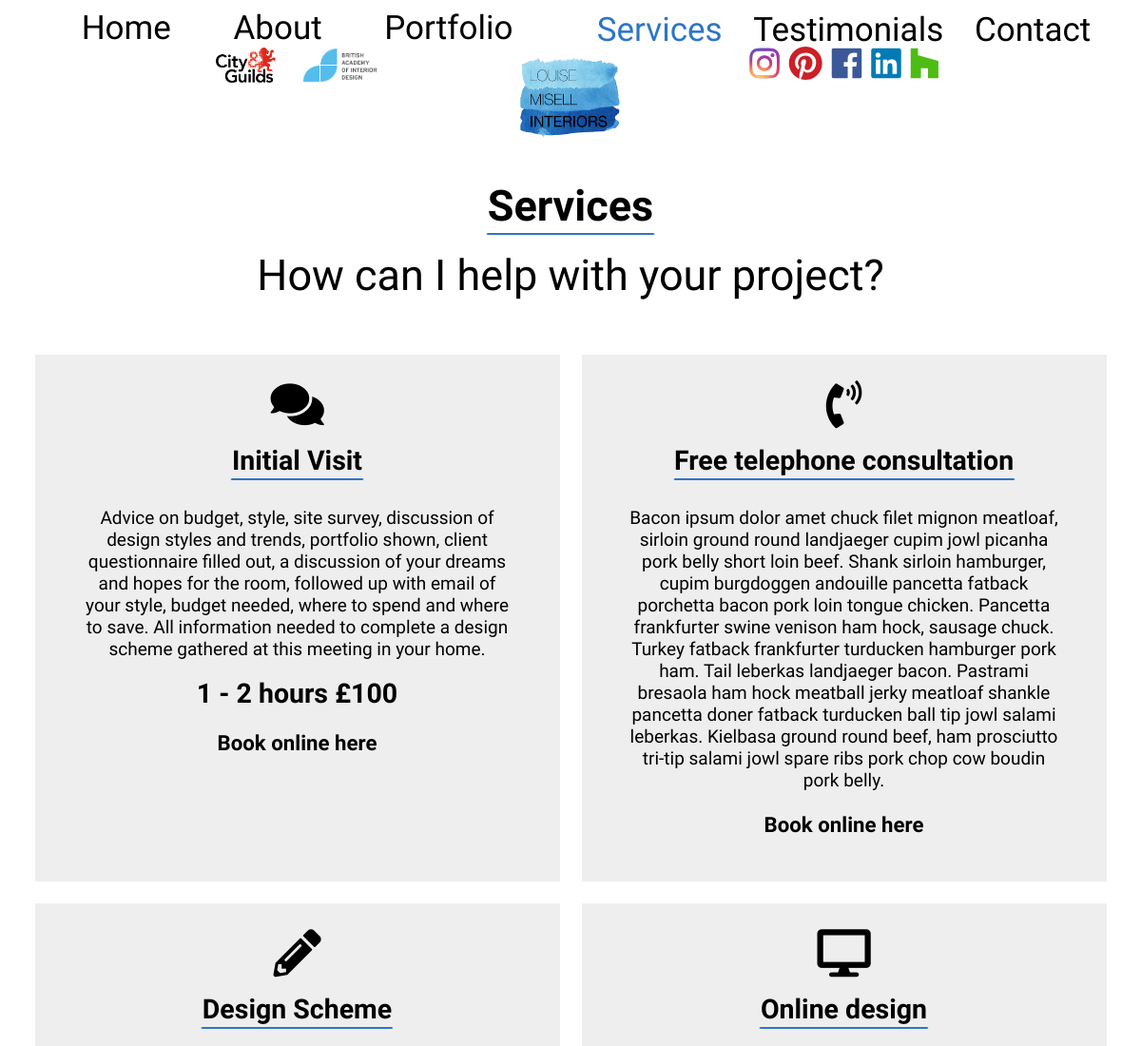
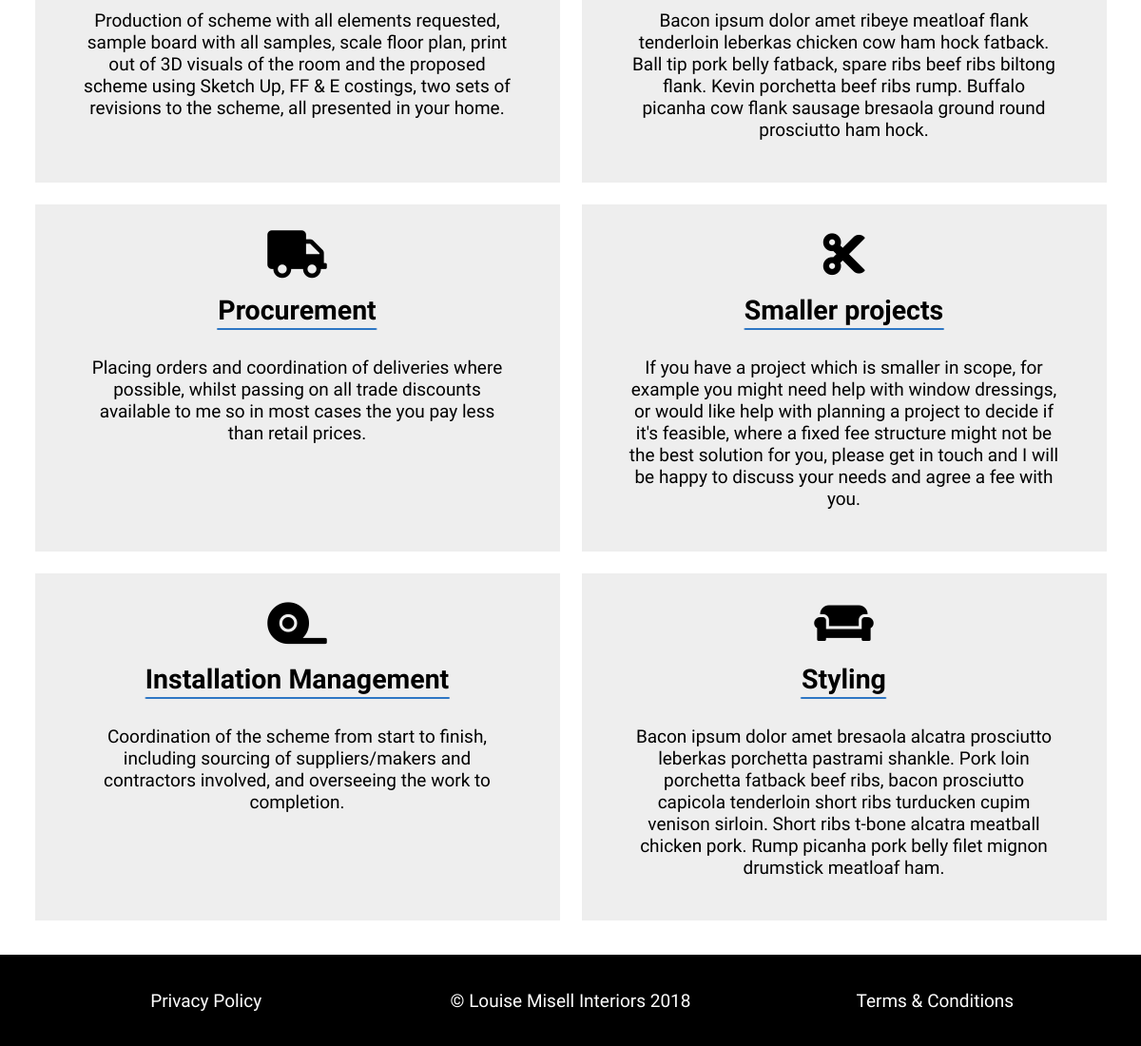
/services, run on the app's committed database (2 pictures, top to bottom).
### main_site/models.py (models this page shows, shortened)
class Service(models.Model):
    name = models.CharField(max_length=255)
    MAIN = 'M'
    OTHER = 'O'
    TYPES = (
        (MAIN, "Main"),
        (OTHER, "Other")
    )
    type = models.CharField(max_length=1, choices=TYPES, default=MAIN)
    icon = models.CharField(max_length=255)
    description = models.TextField()
    price = models.CharField(max_length=255, default="", blank=True)
    order = models.PositiveIntegerField(default=0, blank=True, null=False)
    class Meta:
        ordering = ['order']

### main_site/views.py (the view)
# urls.py: path('services', views.services, name='services'),
def services(request):
    services_m = Service.objects.filter(type=Service.MAIN)
    services_o = Service.objects.filter(type=Service.OTHER)
    services = list(itertools.zip_longest(services_m, services_o))
    return render(request, "main_site/services.html", {"services": services})

### main_site/context_processor.py (called while the page is built)
def config_processor(request):
   config = SiteConfig.objects.first()
   return {'config': config}

### main_site/templates/main_site/services.html (shortened to what this page needs)
{% extends "main_site/inc/base.html" %}
{% load static %}
{% block header %}
    <link rel="stylesheet" href="{%  static "main_site/style/services.css" %}">
{% endblock %}
{% block content %}
<div class="content">
        <h1>Services</h1>
        <div class="steps">
            <h1>How can I help with your project?</h1>
            {% for service in services %}
                <div class="row">
                    {% for s in service %}
                        {% if s %}
                            <div class="step col">
                                <h2 class="step-number"><i class="fas {{ s.icon }}"></i></h2>
                                <h2>{{ s.name }}</h2>
                                {{ s.description|linebreaks }}
                                {% if s.price %}<h2>{{ s.price }}</h2>{% endif %}
                                {% if forloop.parentloop.first %}<h3><a href="{% url 'contact' %}#book">Book online here</a></h3>{% endif %}
                            </div>
                        {% endif %}
                    {% endfor %}
                </div>
            {% endfor %}
        </div>
    </div>
{% endblock %}

### main_site/templates/main_site/inc/base.html (shortened to what this page needs)
{% load static %}
<!DOCTYPE html>
<html lang="en">
<head>
    <link rel="stylesheet" href="{% static "main_site/style/style.css" %}">
    {% block header %}
    {% endblock %}
</head>
<body>
<div class="wrapper">
    <div class="nav">
        <nav class="nav-left">
            <div class="logos">
                <img src="{% static "main_site/img/cag-logo.png" %}" alt="">
                <img src="{% static "main_site/img/baid-logo.png" %}" alt="">
            </div>
            {% url 'index' as home_url %}
            {% url 'about' as about_url %}
            {% url 'portfolio' as portfolio_url %}
            <div>
                <a href="{{ home_url }}" {% if request.get_full_path == home_url %}class="is-active"{% endif %}>Home</a>
                <a href="{{ about_url }}" {% if request.get_full_path == about_url %}class="is-active"{% endif %}>About</a>
                <a href="{{ portfolio_url }}" {% if request.get_full_path == portfolio_url %}class="is-active"{% endif %}>Portfolio</a>
            </div>
        </nav>
        <div class="logo">
            <img src="{% static "main_site/img/logo.png" %}" alt="">
        </div>
        <nav class="nav-right">
            {% url 'services' as services_url %}
            {% url 'testimonials' as testimonials_url %}
            {% url 'contact' as contact_url %}
            <div>
                <a href="{{ services_url }}" {% if request.get_full_path == services_url %}class="is-active"{% endif %}>Services</a>
                <a href="{{ testimonials_url }}" {% if request.get_full_path == testimonials_url %}class="is-active"{% endif %}>Testimonials</a>
                <a href="{{ contact_url }}" {% if request.get_full_path == contact_url %}class="is-active"{% endif %}>Contact</a>
            </div>
            <div class="socials">
                <a href="{{ config.instagram_url }}" target="_blank"><i class="fab fa-instagram fa-lg"></i></a>
                <a href="{{ config.pintrest_url }}" target="_blank"><i class="fab fa-pinterest fa-lg"></i></a>
                <a href="{{ config.facebook_url }}" target="_blank"><i class="fab fa-facebook fa-lg"></i></a>
                <a href="{{ config.linkedin_url }}" target="_blank"><i class="fab fa-linkedin fa-lg"></i></a>
                <a href="{{ config.houzz_url }}" target="_blank"><i class="fab fa-houzz fa-lg"></i></a>
            </div>
        </nav>
    </div>
    {% block content %}
    {% endblock %}
    <div class="footer">
        <div class="row">
            <div class="col">
                <a href="{% if config.privacy_policy %}{{ config.privacy_policy.url }}{% endif %}">Privacy Policy</a>
            </div>
            <div class="col">
                &copy; Louise Misell Interiors {% now "Y" %}
            </div>
            <div class="col">
                <a href="{% if config.terms_and_conditions %}{{ config.terms_and_conditions.url }}{% endif %}">Terms &amp; Conditions</a>
            </div>
        </div>
    </div>
</div>
</body>
</html>

### main_site/static/main_site/style/style.css (style rules this page uses)
* { box-sizing: border-box; }
.nav { height: 150px; background: #fff; margin: 25px 0; padding: 0 25px; display: flex; justify-content: space-between; align-items: center; }
@media (max-width: 1200px) { .nav { flex-wrap: wrap; margin-top: 0; } }
.nav .logo { width: 200px; min-width: 100px; }
.nav .logo img { max-width: 100%; max-height: 100%; }
@media (max-width: 1200px) { .nav .logo { order: 3; width: 100%; height: 37.5px; text-align: center; } }
@media (max-width: 1200px) { .nav .logo img { transform: translateY(-50%) scale(2.5); } }
.nav .nav-left, .nav .nav-right { display: flex; justify-content: space-between; flex: 2 1; }
@media (max-width: 1200px) { .nav .nav-left, .nav .nav-right { flex-wrap: wrap-reverse; justify-content: center; align-content: space-between; height: auto; } }
.nav .nav-left div, .nav .nav-right div { display: flex; flex: 2 0; flex-wrap: nowrap; align-items: center; justify-content: space-evenly; }
@media (max-width: 1200px) { .nav .nav-left div, .nav .nav-right div { min-width: 100%; flex: 0 0; } }
.nav .nav-left div a, .nav .nav-right div a { margin: 0 5px; text-decoration: none; color: #000; font-size: 35px; position: relative; }
.nav .nav-left div a::after, .nav .nav-right div a::after { position: absolute; width: 100%; left: 50%; transform: translateX(-50%); height: 0; content: ""; border-radius: 2px; border: solid #2D76C4 1px; transition: width 0.2s; bottom: -4px; }
.nav .nav-left div a::after, .nav .nav-right div a::after { width: 0; opacity: 0; }
.nav .nav-left div a.is-active, .nav .nav-right div a.is-active { color: #2D76C4; }
.nav .nav-left .logos { flex: 0 1 auto; min-width: 200px; }
.nav .nav-left .logos img { margin: 0 12.5px; max-height: 75px; min-height: 37.5px; vertical-align: middle; max-width: 100%; }
@media (max-width: 1200px) { .nav .nav-left .logos img { max-height: 37.5px; } }
@media (max-width: 1200px) { .nav .nav-right { flex-wrap: wrap; } }
.nav .nav-right .socials { flex: 1 1; display: flex; justify-content: space-between; }
@media (max-width: 1200px) { .nav .nav-right .socials { justify-content: center; } }
.nav .nav-right .socials a { margin: 0 5px; font-size: 27px; }
.fa-facebook, .fa-facebook-square { color: #3b5998; }
.fa-pinterest, .fa-pinterest-square { color: #cb2027; }
.fa-linkedin, .fa-linkedin-square { color: #007bb6; }
.fa-instagram::before { background: radial-gradient(circle farthest-corner at 35% 90%, #fec564, transparent 50%), radial-gradient(circle farthest-corner at 0 140%, #fec564, transparent 50%), radial-gradient(ellipse farthest-corner at 0 -25%, #5258cf, transparent 50%), radial-gradient(ellipse farthest-corner at 20% -50%, #5258cf, transparent 50%), radial-gradient(ellipse farthest-corner at 100% 0, #893dc2, transparent 50%), radial-gradient(ellipse farthest-corner at 60% -20%, #893dc2, transparent 50%), radial-gradient(ellipse farthest-corner at 100% 100%, #d9317a, transparent), linear-gradient(#6559ca, #bc318f 30%, #e33f5f 50%, #f77638 70%, #fec66d 100%); background-clip: text; -webkit-background-clip: text; color: transparent; }
.fa-houzz { color: #4DBC15; }
body { margin: 0; padding: 0; font-size: 19px; font-family: "Open Sans Condensed", Helvetica, Arial, sans-serif; }
a { color: #000; transition: color 0.2s; text-decoration: none; }
img { max-width: 100%; -webkit-user-select: none; -moz-user-select: none; -ms-user-select: none; user-select: none; pointer-events: none; }
.row { display: flex; flex-wrap: wrap; }
.row .left, .row .right, .row .col { flex-basis: 0; flex-shrink: 0; padding: 1%; }
.row .col { flex-grow: 1; text-align: center; }
.row::after { content: " "; display: block; clear: both; }
.wrapper { height: 100vh; }
.wrapper .content > h1 { text-align: center; font-size: 45px; margin-top: 15px; margin-bottom: 0; display: inline-block; left: 50%; transform: translateX(-50%); position: relative; }
.wrapper .content > h1::after { position: absolute; width: 100%; left: 50%; transform: translateX(-50%); height: 0; content: ""; border-radius: 2px; border: solid #2D76C4 1px; transition: width 0.2s; bottom: -4px; }
.wrapper .content > div { padding: 25px; }
.wrapper .content > div h1 { margin-top: 20px; margin-bottom: 45px; text-align: center; font-size: 45px; font-weight: normal; }
.wrapper .footer { background: #000; color: #fff; text-align: center; padding: 25px; }
.wrapper .footer a { color: #fff; }

### data on the page
Service: name "Initial Visit", description "Advice on budget, style, site survey, discussion of design styles and trends, portfolio shown, client questionnaire filled out, a discussion of your dreams and hopes for the room, followed up with email of your style, budget needed, where to spend and where to save. All information needed to complete a design scheme gathered at this meeting in your home.", price "1 - 2 hours £100", shows "Book online here"
Service: name "Free telephone consultation", description "Bacon ipsum dolor amet chuck filet mignon meatloaf, sirloin ground round landjaeger cupim jowl picanha pork belly short loin beef. Shank sirloin hamburger, cupim burgdoggen andouille pancetta fatback porchetta bacon pork loin tongue chicken. Pancetta frankfurter swine venison ham hock, sausage chuck. Turkey fatback frankfurter turducken hamburger pork ham. Tail leberkas landjaeger bacon. Pastrami bresaola ham hock meatball jerky meatloaf shankle pancetta doner fatback turducken ball tip jowl salami leberkas. Kielbasa ground round beef, ham prosciutto tri-tip salami jowl spare ribs pork chop cow boudin pork belly.", shows "Book online here"
Service: name "Design Scheme", description "Production of scheme with all elements requested, sample board with all samples, scale floor plan, print out of 3D visuals of the room and the proposed scheme using Sketch Up, FF & E costings, two sets of revisions to the scheme, all presented in your home."
Service: name "Online design", description "Bacon ipsum dolor amet ribeye meatloaf flank tenderloin leberkas chicken cow ham hock fatback. Ball tip pork belly fatback, spare ribs beef ribs biltong flank. Kevin porchetta beef ribs rump. Buffalo picanha cow flank sausage bresaola ground round prosciutto ham hock."
Service: name "Procurement", description "Placing orders and coordination of deliveries where possible, whilst passing on all trade discounts available to me so in most cases the you pay less than retail prices."
Service: name "Smaller projects", description "If you have a project which is smaller in scope, for example you might need help with window dressings, or would like help with planning a project to decide if it's feasible, where a fixed fee structure might not be the best solution for you, please get in touch and I will be happy to discuss your needs and agree a fee with you."
Service: name "Installation Management", description "Coordination of the scheme from start to finish, including sourcing of suppliers/makers and contractors involved, and overseeing the work to completion."
Service: name "Styling", description "Bacon ipsum dolor amet bresaola alcatra prosciutto leberkas porchetta pastrami shankle. Pork loin porchetta fatback beef ribs, bacon prosciutto capicola tenderloin short ribs turducken cupim venison sirloin. Short ribs t-bone alcatra meatball chicken pork. Rump picanha pork belly filet mignon drumstick meatloaf ham."
